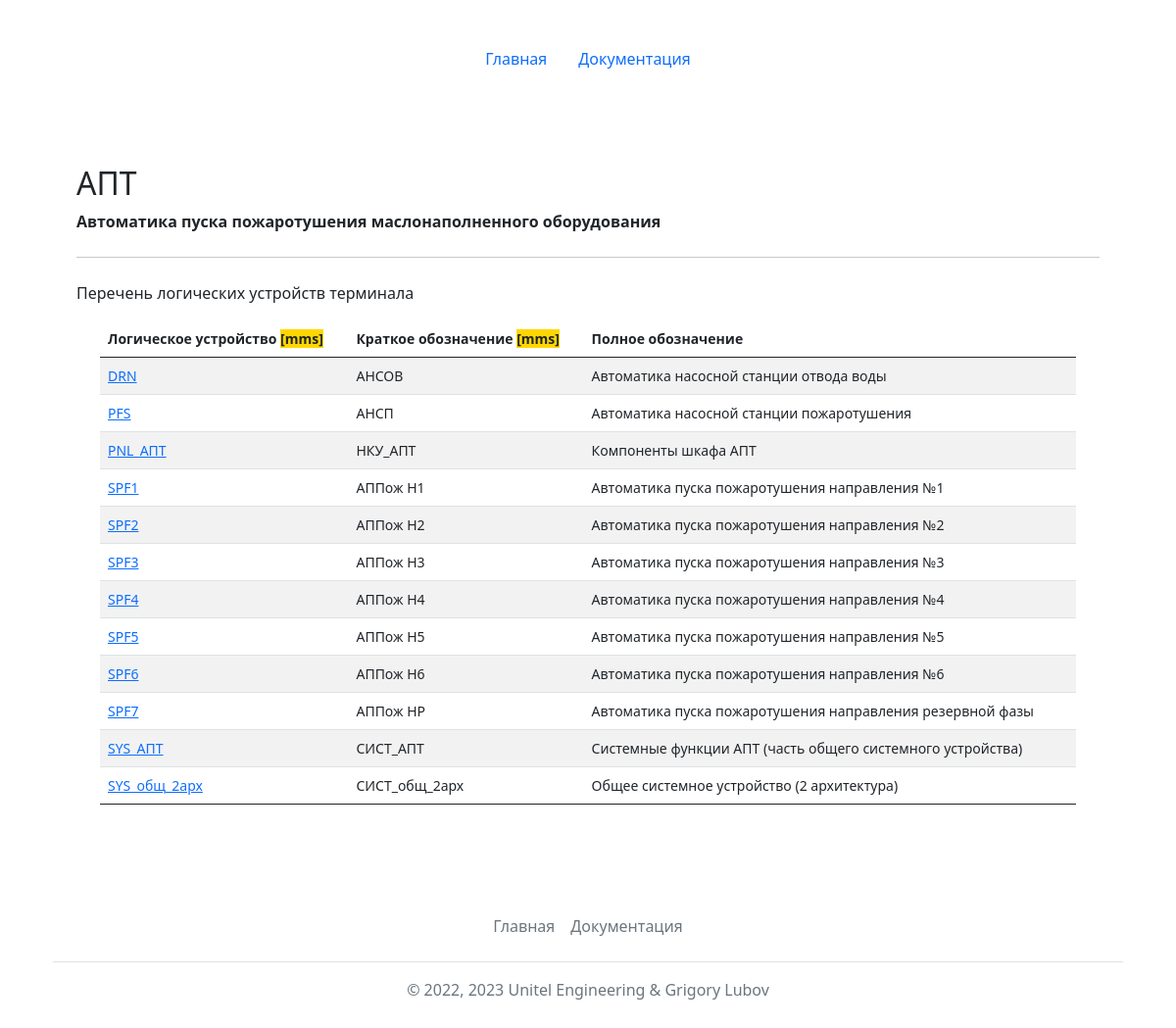
/reports/show/?name=АПТ&type=ied, run on the app's committed database.
### mainapp/models.py (models this page shows)
class Terminals(models.Model):
    id = models.AutoField(primary_key=True)
    name = models.CharField(max_length=64, verbose_name='Обозначение ИЭУ', unique=True)
    description = models.TextField(max_length=1024, blank=True, verbose_name='Назначение ИЭУ')
    def __str__(self):
        return str(self.name)
    class Meta:
        verbose_name = 'ИЭУ'
        verbose_name_plural = 'ИЭУ'
        ordering = ['name']

class LogicDevices(models.Model):
    id = models.AutoField(primary_key=True)
    name = models.CharField(max_length=128, verbose_name='Обозначение логического устройства', unique=True)
    fb_name = models.CharField(max_length=128, verbose_name='Обозначение функционального блока', unique=True)
    description = models.TextField(max_length=1024, blank=True, verbose_name='Назначение логического устройства (ФБ)')
    def __str__(self):
        return self.name
    class Meta:
        verbose_name = 'Логическое устройство'
        verbose_name_plural = 'Логические устройства'
        ordering = ['name']

### mainapp/views.py (the view, shortened to what this page needs)
# urls.py: path('reports/show/', views.show),
def show(request):
    name = request.GET.get('name')
    type = request.GET.get('type')
    if type == 'ied':
        ied = Terminals.objects.get(name=name)
        conns = PhDLDconnections.objects.all().filter(ied_id=ied.id)
        conns = conns.order_by('ld')
        lds = list()
        for item in conns.iterator():
            obj = LogicDevices.objects.get(name=item.ld)
            lds.append(obj)
        lds.sort(key=lambda x: x.name)
        return render(request, 'mainapp/showld.html', {'ied': ied, 'lds': lds, 'title': 'Логические устройства в составе ИЭУ '+str(ied)})

### templates/mainapp/showld.html (shortened to what this page needs)
{% extends 'base.html' %}
{% block content %}
<main class="container py-5">
    {% if lds %}
    <h2 class="mt-4">{{ied.name}}</h2>
    <p><strong>{{ied.description}}</strong></p>
    <hr class="my-4">
    <p>Перечень логических устройств терминала</p>
    <div class="container small">
    <table class="table table-striped">
        <thead>
            <tr>
                <th scope="col">Логическое устройство <span style="background: gold">[mms]</span></th>
                <th scope="col">Краткое обозначение <span style="background: gold">[mms]</span></th>
                <th scope="col">Полное обозначение</th>
            </tr>
        </thead>
        <tbody>
        {% for item in lds %}
            <tr>
                <td><a href="?name={{item.name}}&type=ld">{{item.name}}</a></td>
                <td>{{item.fb_name}}</td>
                <td>{{item.description}}</td>
            </tr>
        {% endfor %}
        </tbody>
    </table>
    </div>
    {% else %}
    <h2 class="mt-4">В терминале "{{ied.name}}" нет логических устройств :(</h2>
    {% endif %}
</main>
{% endblock %}

### data on the page
Terminals: name "АПТ", description "Автоматика пуска пожаротушения маслонаполненного оборудования"
LogicDevices: name "DRN", fb_name "АНСОВ", description "Автоматика насосной станции отвода воды"
LogicDevices: name "PFS", fb_name "АНСП", description "Автоматика насосной станции пожаротушения"
LogicDevices: name "PNL_АПТ", fb_name "НКУ_АПТ", description "Компоненты шкафа АПТ"
LogicDevices: name "SPF1", fb_name "АППож Н1", description "Автоматика пуска пожаротушения направления №1"
LogicDevices: name "SPF2", fb_name "АППож Н2", description "Автоматика пуска пожаротушения направления №2"
LogicDevices: name "SPF3", fb_name "АППож Н3", description "Автоматика пуска пожаротушения направления №3"
LogicDevices: name "SPF4", fb_name "АППож Н4", description "Автоматика пуска пожаротушения направления №4"
LogicDevices: name "SPF5", fb_name "АППож Н5", description "Автоматика пуска пожаротушения направления №5"
LogicDevices: name "SPF6", fb_name "АППож Н6", description "Автоматика пуска пожаротушения направления №6"
LogicDevices: name "SPF7", fb_name "АППож НР", description "Автоматика пуска пожаротушения направления резервной фазы"
LogicDevices: name "SYS_АПТ", fb_name "СИСТ_АПТ", description "Системные функции АПТ (часть общего системного устройства)"
LogicDevices: name "SYS_общ_2арх", fb_name "СИСТ_общ_2арх", description "Общее системное устройство (2 архитектура)"
